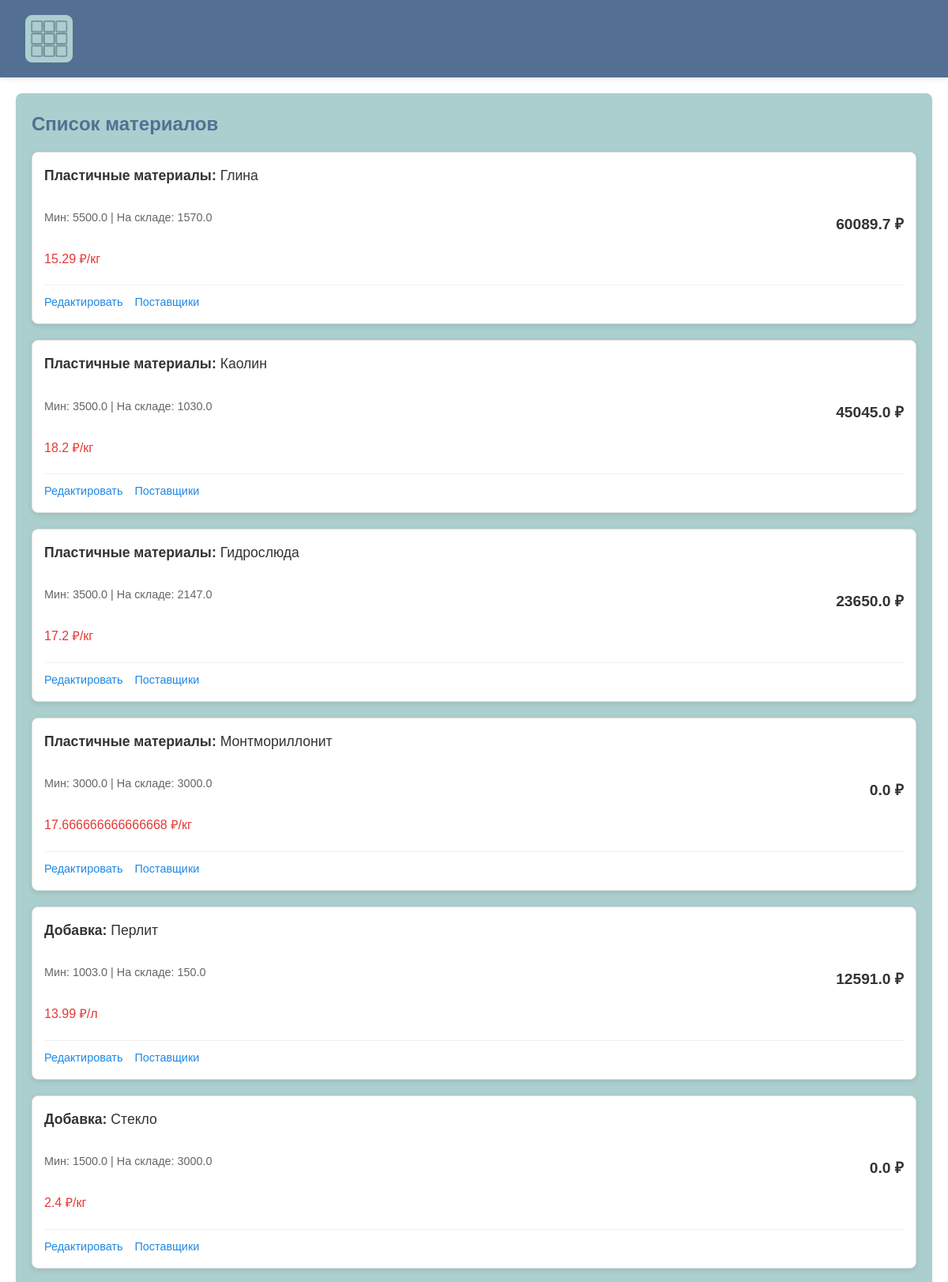
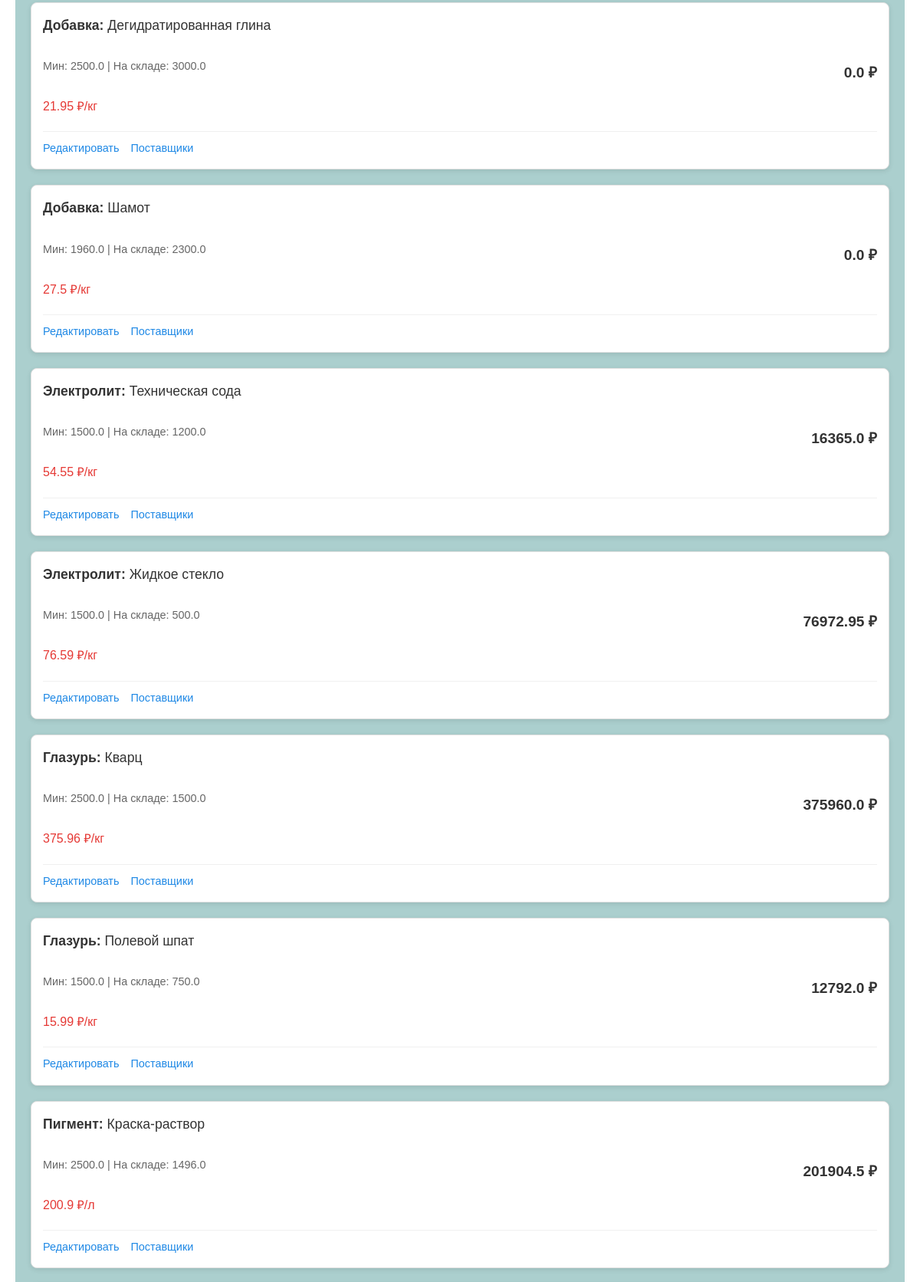
The page / (upper part) on the database its author committed (2 pictures, top to bottom).
### tables this page shows
CREATE TABLE Material (
                id INTEGER PRIMARY KEY AUTOINCREMENT,
                name TEXT NOT NULL UNIQUE,
                type_id INTEGER NOT NULL,
                unit_price REAL NOT NULL,
                stock_quantity REAL NOT NULL,
                min_stock_quantity REAL NOT NULL,
                package_quantity REAL NOT NULL,
                unit_of_measure TEXT NOT NULL,
                FOREIGN KEY (type_id) REFERENCES MaterialType(id)
            );

CREATE TABLE MaterialType (
                id INTEGER PRIMARY KEY AUTOINCREMENT,
                type_name TEXT NOT NULL UNIQUE,
                loss_percent REAL NOT NULL
            );

### app.py (the view)
@app.route("/")
def index():
    if not(os.path.isfile(DATABASE)):
        db = insert_bd()
        db.initialize_database()
    conn = get_db_connection()
    materials = conn.execute('''
        SELECT m.id, m.name, mt.type_name, m.unit_price, m.stock_quantity,
               m.min_stock_quantity, m.package_quantity, m.unit_of_measure
        FROM Material m
        JOIN MaterialType mt ON m.type_id = mt.id
    ''').fetchall()
    materials_with_costs = []
    for material in materials:
        mat_dict = dict(material)
        if mat_dict['stock_quantity'] < mat_dict['min_stock_quantity']:
            deficit = mat_dict['min_stock_quantity'] - mat_dict['stock_quantity']
            packages_needed = math.ceil(deficit / mat_dict['package_quantity'])
            min_order_quantity = packages_needed * mat_dict['package_quantity']
            min_order_cost = min_order_quantity * mat_dict['unit_price']
            min_order_cost = round(min_order_cost, 2)
        else:
            min_order_quantity = 0
            min_order_cost = 0.0
        mat_dict['min_order_quantity'] = min_order_quantity
        mat_dict['min_order_cost'] = min_order_cost
        materials_with_costs.append(mat_dict)
    conn.close()
    return render_template("index.html", materials=materials_with_costs)

### app.py (called while the page is built)
def get_db_connection():
    conn = sqlite3.connect(DATABASE)
    conn.row_factory = sqlite3.Row
    return conn

### templates/index.html (shortened to what this page needs)
{% extends "base.html" %}
{% block content %}
    <div class="card">
        <h2>Список материалов</h2>
        <div class="cards-container">
            {% for material in materials %}
            <div class="material-card">
                <div style="display: flex; justify-content: space-between; align-items: center;">
                    <div class="material-info">
                        <div class="material-header">
                            <strong>{{ material.type_name }}:</strong> {{ material.name }}
                        </div>
                        <div class="material-stock">
                            <span>Мин: {{ material.min_stock_quantity }}</span>
                            <span> | </span>
                            <span>На складе: {{ material.stock_quantity }}</span>
                        </div>
                        <div class="material-price">
                            {{ material.unit_price }} ₽/{{ material.unit_of_measure }}
                        </div>
                    </div>
                    <div class="order-cost">
                        {{ material.min_order_cost }} ₽
                    </div>
                </div>
                <div class="material-actions">
                    <a href="{{ url_for('edit_material', material_id=material.id) }}">Редактировать</a>
                    <a href="{{ url_for('material_suppliers', material_id=material.id) }}">Поставщики</a>
                </div>
            </div>
            {% endfor %}
        </div>
    </div>
{% endblock %}

### templates/base.html (shortened to what this page needs)
<!DOCTYPE html>
<html lang="ru">
<head>
    <link rel="stylesheet" href="/static/styles.css">
</head>
<body>
    <header class="header">
        <img src="{{ url_for('static', filename='icon.png') }}" alt="Логотип" class="logo">
        <h1>Система управления материалами</h1>
    </header>
    <div class="container">
        {% block content %}{% endblock %}
    </div>
</body>
</html>

### static/styles.css (style rules this page uses)
:root { --main-color: #FFFFFF; --extra-color: #ABCFCE; --accent-color: #546F94; }
* { margin: 0; padding: 0; box-sizing: border-box; font-family: 'Comic Sans MS', cursive, sans-serif; }
body { background-color: var(--main-color); color: #333; line-height: 1.6; }
.header { background-color: var(--accent-color); color: white; padding: 1rem 2rem; display: flex; align-items: center; box-shadow: 0 2px 5px rgba(0,0,0,0.1); }
.logo { height: 60px; margin-right: 20px; object-fit: contain; }
.container { max-width: 1200px; margin: 0 auto; padding: 20px; }
.card { background-color: var(--extra-color); border-radius: 8px; padding: 20px; margin-bottom: 20px; box-shadow: 0 2px 4px rgba(0,0,0,0.05); }
h1, h2, h3 { color: var(--accent-color); margin-bottom: 15px; }
.material-info { display: flex; flex-wrap: wrap; gap: 20px; flex-direction: column; margin-bottom: 20px; }
.material-card { background-color: white; border-radius: 8px; padding: 15px; flex: 1 1 300px; box-shadow: 0 2px 4px rgba(0,0,0,0.05); }
.cards-container { display: grid; gap: 20px; margin-bottom: 30px; }
.material-card { border: 1px solid #e0e0e0; border-radius: 8px; padding: 15px; box-shadow: 0 2px 6px rgba(0,0,0,0.1); display: flex; flex-direction: column; background: white; }
.material-header { font-size: 1.1em; margin-bottom: 8px; }
.material-stock { color: #666; margin-bottom: 8px; font-size: 0.9em; }
.material-price { font-weight: 500; color: #e53935; }
.order-cost { margin: 10px 0; font-size: 1.2em; font-weight: bold; text-align: right; }
.material-actions { display: flex; gap: 15px; margin-top: auto; padding-top: 10px; border-top: 1px solid #f0f0f0; }
.material-actions a { color: #1e88e5; text-decoration: none; font-size: 0.9em; }

### rows shown on the page
Material: type_name "Пластичные материалы", name "Глина", min_stock_quantity "5500.0", stock_quantity "1570.0", unit_price "15.29", unit_of_measure "кг", min_order_cost "60089.7"
Material: type_name "Пластичные материалы", name "Каолин", min_stock_quantity "3500.0", stock_quantity "1030.0", unit_price "18.2", unit_of_measure "кг", min_order_cost "45045.0"
Material: type_name "Пластичные материалы", name "Гидрослюда", min_stock_quantity "3500.0", stock_quantity "2147.0", unit_price "17.2", unit_of_measure "кг", min_order_cost "23650.0"
Material: type_name "Пластичные материалы", name "Монтмориллонит", min_stock_quantity "3000.0", stock_quantity "3000.0", unit_price "17.666666666666668", unit_of_measure "кг", min_order_cost "0.0"
Material: type_name "Добавка", name "Перлит", min_stock_quantity "1003.0", stock_quantity "150.0", unit_price "13.99", unit_of_measure "л", min_order_cost "12591.0"
Material: type_name "Добавка", name "Стекло", min_stock_quantity "1500.0", stock_quantity "3000.0", unit_price "2.4", unit_of_measure "кг", min_order_cost "0.0"
Material: type_name "Добавка", name "Дегидратированная глина", min_stock_quantity "2500.0", stock_quantity "3000.0", unit_price "21.95", unit_of_measure "кг", min_order_cost "0.0"
Material: type_name "Добавка", name "Шамот", min_stock_quantity "1960.0", stock_quantity "2300.0", unit_price "27.5", unit_of_measure "кг", min_order_cost "0.0"
Material: type_name "Электролит", name "Техническая сода", min_stock_quantity "1500.0", stock_quantity "1200.0", unit_price "54.55", unit_of_measure "кг", min_order_cost "16365.0"
Material: type_name "Электролит", name "Жидкое стекло", min_stock_quantity "1500.0", stock_quantity "500.0", unit_price "76.59", unit_of_measure "кг", min_order_cost "76972.95"
Material: type_name "Глазурь", name "Кварц", min_stock_quantity "2500.0", stock_quantity "1500.0", unit_price "375.96", unit_of_measure "кг", min_order_cost "375960.0"
Material: type_name "Глазурь", name "Полевой шпат", min_stock_quantity "1500.0", stock_quantity "750.0", unit_price "15.99", unit_of_measure "кг", min_order_cost "12792.0"
Material: type_name "Пигмент", name "Краска-раствор", min_stock_quantity "2500.0", stock_quantity "1496.0", unit_price "200.9", unit_of_measure "л", min_order_cost "201904.5"
